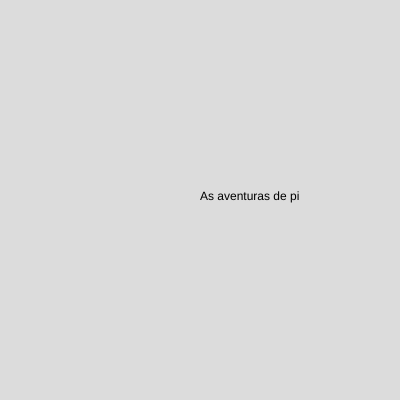
Frame 1 (no input)
Frame 60 (no input): identical to frame 1, image omitted
Frame 120 (the mouse pressed at the canvas centre since frame 60): identical to frame 1, image omitted

The p5.js sketch that drew this single still picture (run headless with seeded random() and noise() and a simulated clock; from frame 60 on, the mouse is pressed at the canvas centre):

// p5.js sketch
// ── sketch.js
let campoIdade;

function setup() {
  createCanvas(400, 400);
  campoIdade = createInput("15");
}

function draw() {
  background(220);
  let idade = campoIdade.value();
  let recomendacao = geraRecomendacao(idade);
  text(recomendacao, width / 2, height / 2);
}

function geraRecomendacao(idade) {
  if(idade >= 8) {
    if(idade >= 20) {
      return "gossip girl";
    } else {
      return "As aventuras de pi";
    }
  } else {
    return "A viagem de chihiro";
  }
}
